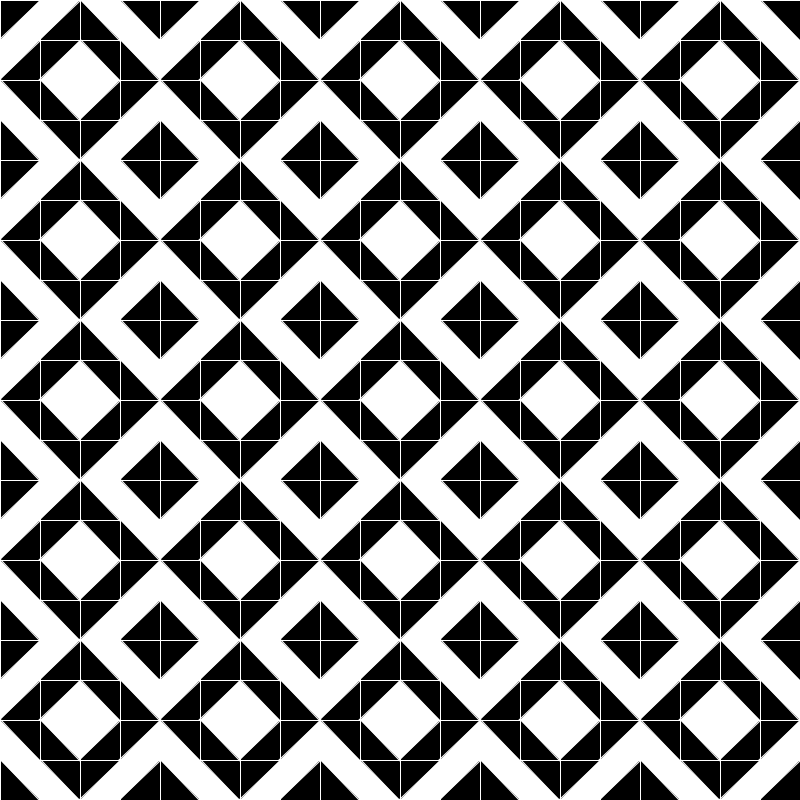
Frame 1 (no input)
Frame 60 (the mouse pressed at the canvas centre just before this capture): identical to frame 1, image omitted
Frame 120 (the mouse held since frame 60 and released just before this capture): identical to frame 1, image omitted

The Processing sketch that drew this single still picture (run headless with seeded random() and noise(); from frame 60 on, the mouse is pressed at the canvas centre):

// Processing sketch: truchet_tiling_3
// ── truchet_tiling_3.pde
//truchet tiling 3

float rW = 40;
float rH = 40;
float[] patternA = {0.5, 1, 0.25, 0.75};
float[] patternB = {1, 0.5, 0.75, 0.25};
float[] patternC = {0.75, 0.25, 1, 0.5};
float[] patternD = {0.25, 0.75, 0.5, 1};

float [][] patternList = {patternA, patternB, patternC, patternD};

void setup() {
  size(800, 800);
  background(0);
  noFill();
  stroke(255);


  int patternIndex = 0;
  for (int j=0; j<height/rH; j++) {
    int t = 0;
    float[] targetPattern = patternList[patternIndex];
    patternIndex ++;
    if (patternIndex > patternList.length-1) {
      patternIndex = 0;
    }

    for (int i=0; i<width/rW; i++) {
      float v = targetPattern[t];
      float r = toQuadrant(v);
      drawSeed(i*rW, j*rH, r);
      t++;
      if (t>targetPattern.length-1) {
        t = 0;
      }
    }
  }
}
void draw() {
}

float toQuadrant(float v) {
  if (v <=0.25) {
    return 2*PI*0.25;
  } else if (v >0.25 && v<=0.5) {
    return  2*PI*0.5;
  } else if (v >0.5 && v<=0.75) {
    return  2*PI*0.75;
  } else {
    return 2*PI;
  }
}

void drawSeed(float x, float y, float r) {
  pushMatrix();
  translate(x+rW/2, y+rH/2);
  rotate(r);
  noFill();
  rectMode(CENTER);
  rect(0, 0, rW, rH); 
  fill(255);
  triangle(-rW/2, -rH/2, rW/2, -rH/2, -rW/2, rH/2);
  popMatrix();
}
